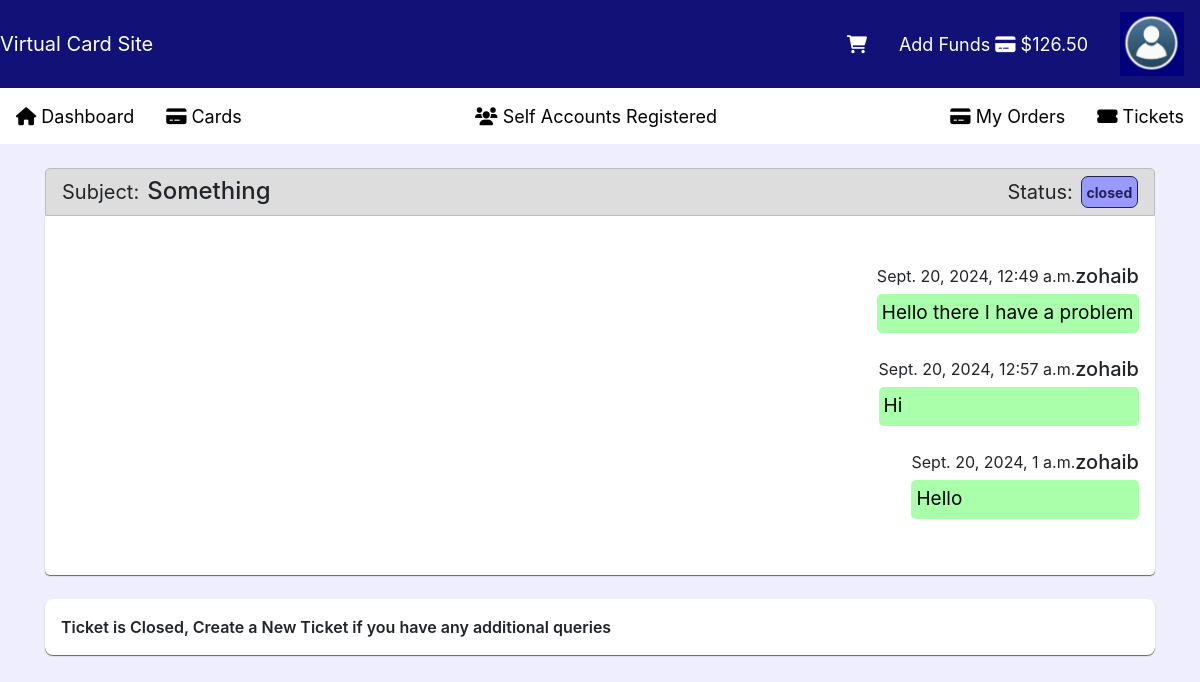
Screenshot of /ticket_details/2 (signed in) with the database file from the repository.
### cards/models.py (models this page shows, shortened)
class Account(models.Model):
    user = models.OneToOneField(User, on_delete=models.CASCADE)
    balance = models.DecimalField(max_digits=10, decimal_places=2, default=0)

class SupportTicket(models.Model):
    STATUS_CHOICES = [
        ('started', 'Started'),
        ('in_progress', 'In Progress'),
        ('resolved', 'Resolved'),
        ('closed', 'Closed'),
    ]
    user = models.ForeignKey(User, on_delete=models.CASCADE)
    subject = models.CharField(max_length=255)
    created_at = models.DateTimeField(auto_now_add=True)
    updated_at = models.DateTimeField(auto_now=True)
    status = models.CharField(max_length=50, choices=STATUS_CHOICES, default='started')

class TicketMessage(models.Model):
    ticket = models.ForeignKey(SupportTicket, on_delete=models.CASCADE)
    sender = models.ForeignKey(User, on_delete=models.CASCADE)
    message = models.TextField()
    sent_at = models.DateTimeField(auto_now_add=True)

### cards/views.py (the view)
# urls.py: path('ticket_details/<int:ticket_id>', ticket_details, name='ticket_details'),
@login_required
def ticket_details(request, ticket_id):
    ticket = SupportTicket.objects.get(id=ticket_id)
    ticket_messages = TicketMessage.objects.filter(ticket=ticket)
    return render(request, 'cards/ticket_details.html', {'ticket_messages': ticket_messages, 'ticket': ticket})

### cards/context_processors.py (called while the page is built)
def add_balance_to_context(request):
    balance = 0
    shopping_count = 0
    if request.user.is_authenticated:
        try:
            account = Account.objects.get(user=request.user)
            balance = account.balance
            shopping_count = Shopping.objects.filter(user=request.user).count()
        except Account.DoesNotExist:
            balance = 0
            shopping_count = 0
    return {
        'balance': balance,
        'shopping_count': shopping_count
    }

### cards/templates/cards/ticket_details.html
{% extends 'cards/base_generic.html' %}
{% block content %}
<div class="ticket-details">
    <div class="messages">
        <div class="msg-header">
            <div class="subject">
                <p style="font-size: 20px;">Subject:</p>
                <h4>{{ ticket.subject }}</h4>
            </div>
            <div class="status">
                <p style="font-size: 20px;">Status:</p>
                <div>{{ ticket.status }}</div>
            </div>
        </div>
        <div class="msg-body">
            {% for msg in ticket_messages %}
                <div class="msg-item">
                    <div class="msg-details">
                        <p>{{ msg.sent_at }}</p>
                        <h5>
                            {% if msg.sender == user %}
                                You
                            {% else %}
                                {{ msg.sender.username }}
                            {% endif %}
                        </h5>
                    </div>
                    <div class="msg-content">
                        {{ msg.message }}
                    </div>
                </div>
            {% endfor %}
        </div>
    </div>
    <div class="reply">
        {% if ticket.status == 'closed' %}
            <div class="ticket_closed">
                Ticket is Closed, Create a New Ticket if you have any additional queries
            </div>
        {% else %}
        <form method="post" action="{% url 'reply' ticket.id %}">
            {% csrf_token %}
            <textarea name="message_content" placeholder="Enter your Message Here"></textarea>
            <button>REPLY</button>
        </form>
        {% endif %}
    </div>
</div>
{% endblock %}

### cards/templates/cards/base_generic.html (shortened to what this page needs)
{% load static %}
<!DOCTYPE html>
<html lang="en">
<head>
    <link rel="stylesheet" href="https://stackpath.bootstrapcdn.com/bootstrap/4.5.2/css/bootstrap.min.css">
    <link rel="stylesheet" href="https://cdnjs.cloudflare.com/ajax/libs/font-awesome/6.0.0/css/all.min.css">
    <link rel="stylesheet" href="https://cdnjs.cloudflare.com/ajax/libs/flag-icon-css/6.7.0/css/flag-icons.min.css">
</head>
<body>
    <nav class="custom-navbar">
        <div class="navigation-left">
            <a class="navbar-brand" href="{% url 'home' %}">Virtual Card Site</a>
            </div>
            <div class="navigation-right">
            {% if user.is_authenticated %}
            {% if not user.is_superuser %}
            <div class="nav-item"><a class="nav-link" href="{% url 'shoppings' %}">
                <div class="shopping-icon">
                    <i class="fas fa-shopping-cart"></i>
                </div>
            </a></div>
            <div class="nav-item" style="display: flex; flex-direction: row;"><a class="nav-link" href="{% url 'add_funds' %}">
                Add Funds <i class="fas fa-credit-card"></i> ${{ balance }}
            </a></div>
            {% endif %}
            <div class="nav-item custom_li_logo"><a class="nav-link">
                <img onclick="toggleUserInfo()" class="user_logo" src="{% static 'images/user_logo.PNG' %}"/></a>
            </div>
            {% else %}
            <div class="nav-item"><a class="nav-link" href="{% url 'authenticate' %}">Authenticate</a></div>
            {% endif %}
        </div>
    </nav>
    <nav class="second-nav">
        <div class="navigation-left2">
            <div class="nav-item"><a class="nav-link" href="{% url 'home' %}"><i class="fas fa-home"></i> Dashboard</a></div>
            <div class="nav-item">
                <div style="position: relative;">
                    <a onclick="toggleCardDetailChoices()" class="nav-link"><i class="fas fa-credit-card"></i> Cards</a>
                </div>
            </div>
            </div>
            <div class="nav-item navigation-center"><a class="nav-link" href="{% url 'self_account_detail_cards' %}"><i class="fas fa-users"></i> Self Accounts Registered</a></div>
            <div class="navigation-right2">
                <div style="position: relative;">
                    <a onclick="toggleOrdersChoices()" class="nav-link"><i class="fas fa-credit-card"></i> My Orders</a>
                </div>
                <div class="nav-item"><a class="nav-link" href="{% url 'support_tickets' %}"><i class="fas fa-ticket-alt"></i> Tickets</a></div>
            </div>
    </nav>
    <div class="container mt-4">
        {% block content %}
        {% endblock %}
    </div>
</body>
</html>

### cards/templates/cards/base_generic.html (style rules this page uses)
body { background-color: #eef; }
.custom-navbar { background-color: #117; height: 5.5rem; color: white; position: relative; display: flex; flex-direction: row; justify-content: space-between; align-items: center; max-width: 100%; }
.navigation, .navigation-left, .navigation-right, .navigation-center, .navigation-left2, .navigation-right2 { display: flex; flex-direction: row; align-items: center; }
div { text-decoration: none; }
.user_logo { width: 4rem; height: 4rem; }
.custom_li_logo { position: relative; }
.nav-link { text-decoration: none; color: white; font-size: 18px; }
.navbar-brand { text-decoration: none; color: white; }
.second-nav { display: flex; flex-direction: row; align-items: center; justify-content: space-between; background-color: white; height: 3.5rem; max-width: 100%; }
.second-nav div a { color: black; font-size: 18px; }
.shopping-icon { position: relative; }
.ticket-details { width: 100%; display: flex; flex-direction: column; }
.messages { width: 100%; display: flex; flex-direction: column; }
.msg-header { width: 100%; height: 3rem; display: flex; flex-direction: row; align-items: center; background-color: #ddd; border: solid #bbb 1px; border-top-left-radius: 5px; border-top-right-radius: 5px; position: relative; padding-top: 1rem; }
.subject h4 { margin-left: 0.5rem; }
.subject { position: absolute; left: 1rem; text-align: center; display: flex; flex-direction: row; }
.status { position: absolute; right: 1rem; display: flex; flex-direction: row; align-items: center; }
.status div { cursor: pointer; background-color: #99f; border: solid 1px #225; border-radius: 7px; padding: 0.3rem; font-weight: bold; height: 2rem; font-size: 14px; color: #225; text-align: center; margin-top: -1rem; margin-left: 0.5rem; }
.msg-body { display: flex; flex-direction: column; align-items: end; width: 100%; border-bottom-left-radius: 5px; border-bottom-right-radius: 5px; padding: 3rem 1rem 2rem 1rem; background-color: white; box-shadow: 0 1px 1px rgba(100, 100, 100, 100); }
.msg-item { display: flex; flex-direction: column; min-width: 20%; margin-bottom: 1.5rem; }
.msg-details { display: flex; flex-direction: row; justify-content: space-between; }
.msg-content { background-color: #afa; color: black; border-radius: 5px; padding: 5px; margin-top: -0.6rem; font-size: 19px; }
.ticket_closed { margin-top: 1.5rem; margin-bottom: 2rem; border-radius: 8px; width: 100%; padding: 1rem; font-weight: 600; background-color: white; box-shadow: 0 1px 1px rgba(100, 100, 100, 100); }

### rows the page displays
Account: balance "126.50"
SupportTicket: subject "Something", status "closed"
TicketMessage: sent_at "Sept. 20, 2024, 12:49 a.m.", sender.username "zohaib", message "Hello there I have a problem"
TicketMessage: sent_at "Sept. 20, 2024, 12:57 a.m.", sender.username "zohaib", message "Hi"
TicketMessage: sent_at "Sept. 20, 2024, 1 a.m.", sender.username "zohaib", message "Hello"
